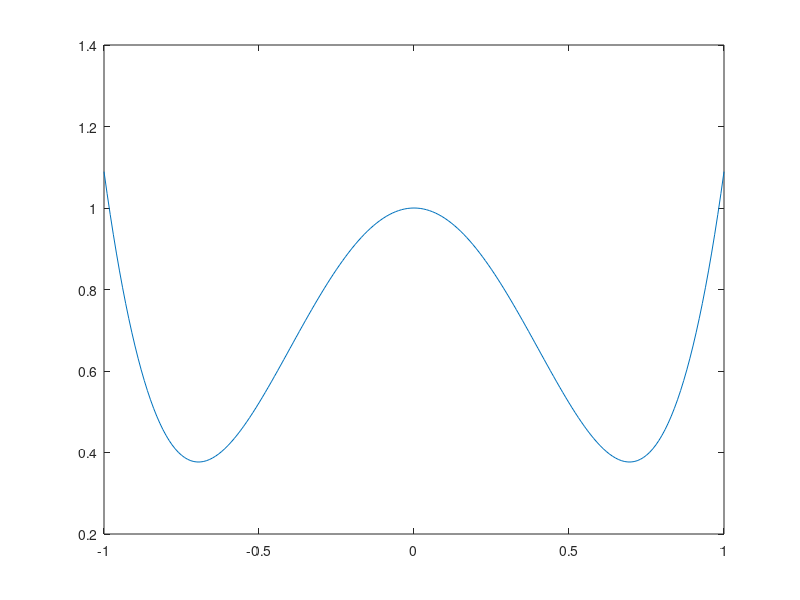

The MATLAB script that drew this image:
% to derive eye diagram entropy
close
clear
t= -1:0.01:1;
y1 = sinc(t).*cos(pi*t)./(1-(2*t).^2);
y2 = sinc(t);
y3 = cos(pi*t);
% y3 = y1.*y2;
% plot(t, y1, t, y2, t, y3);
a = 0.4;
y4 = 1 + (4 - (2*pi^2)/3)*t.^2 + 2/15*(120 - 20*pi^2 + pi^4).*t.^4;
% y4 = 1 + (-1/2*(pi^2 - 8)*a^2 - 1/6)*t.^2 + 1/120*(5*(384 - 48*pi^2 + pi^4)*a^4 + 10*(pi^2 - 8)*a^2 + 1)*t.^4 ;
plot(t, y4)